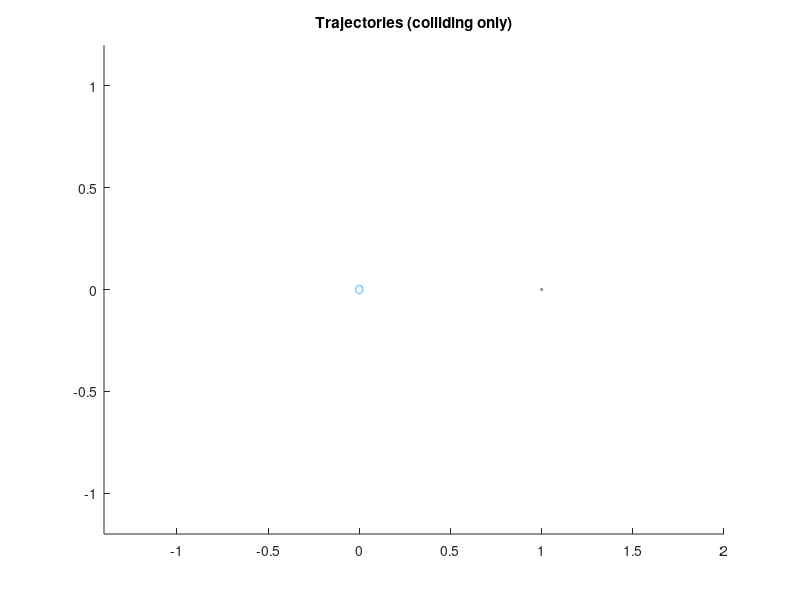

MATLAB code to generate this figure: (Note: this script raises an error after producing the figure.)
% is_collide(-1, -1, -2, 1, 0.5) % x0, y0, x1, y1, R

%% (c)

nums = 2500;

num_moon = 0;
num_earth = 0;
num_nothing = 0;

% plot ...
cla reset;
xlim([-1.4 2]);
ylim([-1.2 1.2]);
viscircles([0 0], 0.02, 'Color', [0.0745 0.6235 1.0000], 'LineWidth', 0.5);
hold on
viscircles([1 0], 0.005, 'Color', [0.2 0.2 0.2], 'LineWidth', 0.5);
title("Trajectories (colliding only)")

for i = 1:nums
    % below logic goes in loop
    x0 = [1.0798, 0];
    x1 = [1.0802, -0.0189];
    dt0 = 0.02;

    % randomize
    x0 = x0 + [normrnd(0, 0.002), normrnd(0, 0.002)];
    x1 = x1 + [normrnd(0, 0.002), normrnd(0, 0.002)];

    v0 = (x1-x0)/dt0;

    % now solve ode...
    odeset("RelTol", 1e-10, "AbsTol", 1e-10);

    % init_vec
    % init_dvec
    init_vec = [x0(1) x0(2) v0(1) v0(2)];

    [t, vec] = ode45(@rhs, 0:0.001:10, init_vec);
    
    % check if collision, by iterating through length of vecs
    is_col = 0;
    for j = 1:(size(vec, 1)-1)
       if is_collide(vec(j,1), vec(j,2), vec(j+1,1), vec(j+1,2), 0.02)
           num_earth = num_earth + 1;
           fprintf("=> it will hit the Earth!!! %d\n", i)
           if num_earth == 1
               scatter(vec(:,1), vec(:,2), 0.1)
           end
           
           is_col = 1;
           
           break
       end
       
       if is_collide_moon(vec(j,1), vec(j,2), vec(j+1,1), vec(j+1,2), 0.005)
           num_moon = num_moon + 1;
           fprintf("=> it will hit the Moon! %d\n", i)
           vec(j:j+1,:)
           if num_moon == 1
               scatter(vec(:,1), vec(:,2), 0.1)
           end
           
           is_col = 1;
           
           break
       end
           
       % note, here is a caveat:
       % if it collides with BOTH the earth and the moon, we only compute
       % the first trajectory, of course, because then the asteroid is
       % gone.
    end
    
    if ~is_col
        num_nothing = num_nothing + 1;
    end
    
    % scatter(vec(:,1), vec(:,2), 0.1)
end

%viscircles([0 0], 0.02, 'Color', [0.0745 0.6235 1.0000], 'LineWidth', 1);
%viscircles([1 0], 0.005, 'Color', [0.2 0.2 0.2], 'LineWidth', 1);
xlabel("x");
ylabel("y");

% compute probability...
fprintf("Num Total = %d, Earth = %d, Moon = %d, Nothing = %d\n", ...
        nums, num_earth, num_moon, num_nothing);
fprintf("Probabilities:\n => Earth: %f,\n => Moon: %f\n", ...
        num_earth/nums, num_moon/nums);

% create the target ode...
function dvec_dt = rhs(t, xv)
    % mu param
    mu = 0.01;
    
    % convert
    x = xv(1); y = xv(2); u = xv(3); v = xv(4);
    
    % xv = x, y, u, v
    dx = u;
    dy = v;
    du = v + (x - mu) - (1 - mu)*x/(x^2+y^2)^(3/2) - ...
         mu*(x-1)/((x-1)^2+y^2)^(3/2);
    dv = -u + y - (1 - mu)*y/(x^2+y^2)^(3/2) - mu*y/((x-1)^2+y^2)^(3/2);
    
    dvec_dt = [dx; dy; du; dv];
end

% calculate slope-intercept
function res = is_collide(x0, y0, x1, y1, R)
    % calculate line slope (no check of div/zero)
    if x1-x0 == 0
        k = inf;
        b = x0; % x-intercept
    else
        k = (y1-y0)/(x1-x0);
        b = y0 - k*x0;
    end
    [xout, yout] = linecirc(k, b, 0, 0, R);
    if isnan(xout(1,1))
        res = false;
    else
        if (xout(1) >= min(x0,x1) && xout(1) <= max(x0,x1)) || ...
           (xout(2) >= min(x0,x1) && xout(2) <= max(x0,x1))
            res = true;
        else
            res = false;
        end
    end
end

function res = is_collide_moon(x0, y0, x1, y1, R)
    % calculate line slope (no check of div/zero)
    if x1-x0 == 0
        k = inf;
        b = x0; % x-intercept
    else
        k = (y1-y0)/(x1-x0);
        b = y0 - k*x0;
    end
    [xout, yout] = linecirc(k, b, 1, 0, R);
    if isnan(xout(1,1))
        res = false;
    else
        if (xout(1) >= min(x0,x1) && xout(1) <= max(x0,x1)) || ...
           (xout(2) >= min(x0,x1) && xout(2) <= max(x0,x1))
            res = true;
        else
            res = false;
        end
    end
end